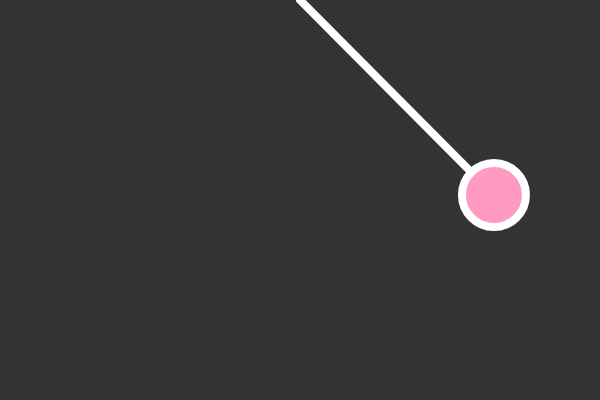
Frame 1 (no input)
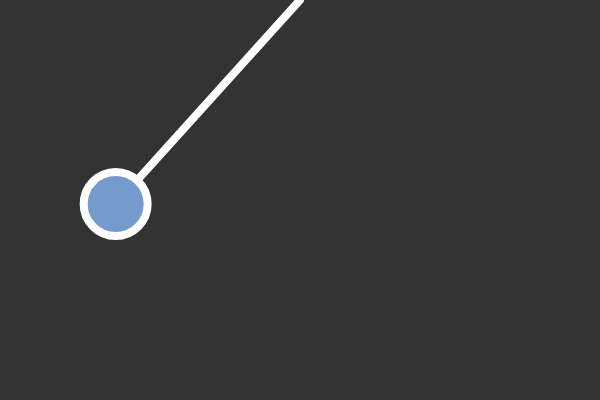
Frame 60 (no input)
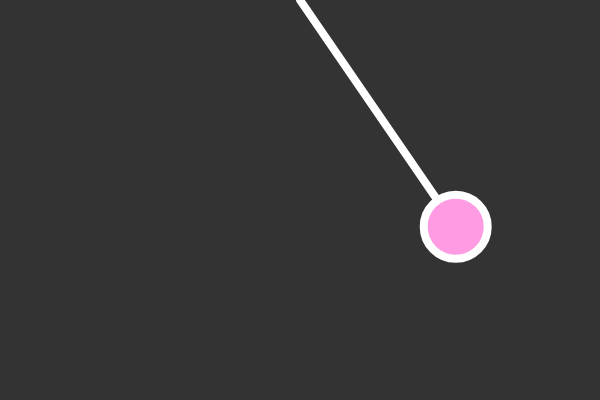
Frame 120 (the mouse pressed at the canvas centre since frame 60)

The p5.js sketch that drew these frames (run headless with seeded random() and noise() and a simulated clock; from frame 60 on, the mouse is pressed at the canvas centre):

// p5.js sketch
// ── sketch.js

let angle; 
let bob;
let len; 
let origin;
let angleV =0; 
let angleA= 0; 
let gravity;

function setup(){
    createCanvas(600,400)
    angle = PI/4;
    bob = createVector();
    len = 275; 
    origin = createVector(300,0);
    gravity = 1
}

function draw(){
    background(51);
    let force = gravity * sin(angle);
    angleA = (-1 * force)/len;

    angleV += angleA;
    angle += angleV;
    bob.x = len * sin(angle) + origin.x;
    bob.y = len * cos(angle) + origin.y;

    stroke(255);
    strokeWeight(8);
    fill(bob.x,155,bob.y);
    line(origin.x,origin.y,bob.x,bob.y);
    circle(bob.x,bob.y,64);

}
